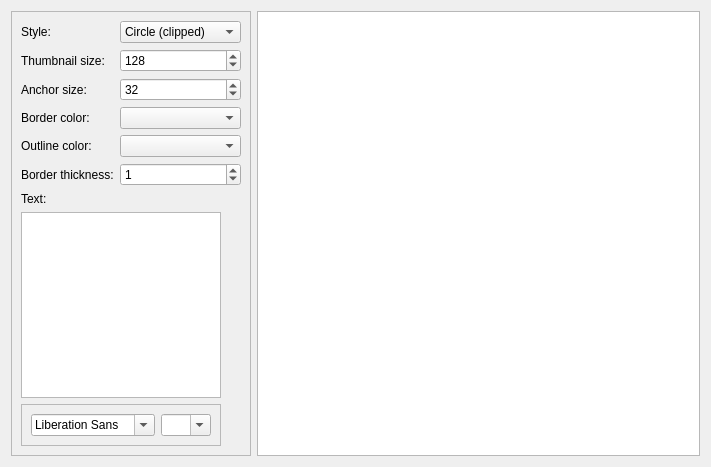
<?xml version="1.0" encoding="UTF-8"?>
<ui version="4.0">
 <class>StylePage</class>
 <widget class="QWizardPage" name="StylePage">
  <property name="geometry">
   <rect>
    <x>0</x>
    <y>0</y>
    <width>711</width>
    <height>467</height>
   </rect>
  </property>
  <property name="windowTitle">
   <string>WizardPage</string>
  </property>
  <layout class="QHBoxLayout" name="horizontalLayout">
   <item>
    <widget class="QFrame" name="frame">
     <property name="sizePolicy">
      <sizepolicy hsizetype="Maximum" vsizetype="Preferred">
       <horstretch>0</horstretch>
       <verstretch>0</verstretch>
      </sizepolicy>
     </property>
     <property name="maximumSize">
      <size>
       <width>300</width>
       <height>16777215</height>
      </size>
     </property>
     <property name="frameShape">
      <enum>QFrame::StyledPanel</enum>
     </property>
     <property name="frameShadow">
      <enum>QFrame::Raised</enum>
     </property>
     <layout class="QFormLayout" name="formLayout">
      <item row="0" column="0">
       <widget class="QLabel" name="label">
        <property name="minimumSize">
         <size>
          <width>75</width>
          <height>0</height>
         </size>
        </property>
        <property name="text">
         <string>Style:</string>
        </property>
        <property name="buddy">
         <cstring>styleCombo</cstring>
        </property>
       </widget>
      </item>
      <item row="0" column="1">
       <widget class="QComboBox" name="styleCombo">
        <property name="minimumSize">
         <size>
          <width>100</width>
          <height>0</height>
         </size>
        </property>
        <item>
         <property name="text">
          <string>Circle (clipped)</string>
         </property>
        </item>
        <item>
         <property name="text">
          <string>Square (clipped)</string>
         </property>
        </item>
        <item>
         <property name="text">
          <string>Ellipse</string>
         </property>
        </item>
        <item>
         <property name="text">
          <string>Rectangle</string>
         </property>
        </item>
       </widget>
      </item>
      <item row="1" column="0">
       <widget class="QLabel" name="label_2">
        <property name="text">
         <string>Thumbnail size:</string>
        </property>
        <property name="buddy">
         <cstring>thumbSize</cstring>
        </property>
       </widget>
      </item>
      <item row="1" column="1">
       <widget class="QSpinBox" name="thumbSize">
        <property name="maximum">
         <number>1000</number>
        </property>
        <property name="value">
         <number>128</number>
        </property>
       </widget>
      </item>
      <item row="2" column="0">
       <widget class="QLabel" name="label_3">
        <property name="text">
         <string>Anchor size:</string>
        </property>
        <property name="buddy">
         <cstring>anchorSize</cstring>
        </property>
       </widget>
      </item>
      <item row="2" column="1">
       <widget class="QSpinBox" name="anchorSize">
        <property name="maximum">
         <number>1000</number>
        </property>
        <property name="value">
         <number>32</number>
        </property>
       </widget>
      </item>
      <item row="3" column="0">
       <widget class="QLabel" name="label_4">
        <property name="text">
         <string>Border color:</string>
        </property>
        <property name="buddy">
         <cstring>color1</cstring>
        </property>
       </widget>
      </item>
      <item row="3" column="1">
       <widget class="ColorEditor" name="color1"/>
      </item>
      <item row="4" column="0">
       <widget class="QLabel" name="label_5">
        <property name="text">
         <string>Outline color:</string>
        </property>
        <property name="buddy">
         <cstring>color2</cstring>
        </property>
       </widget>
      </item>
      <item row="4" column="1">
       <widget class="ColorEditor" name="color2"/>
      </item>
      <item row="5" column="0">
       <widget class="QLabel" name="label_6">
        <property name="text">
         <string>Border thickness:</string>
        </property>
        <property name="buddy">
         <cstring>lineweight</cstring>
        </property>
       </widget>
      </item>
      <item row="5" column="1">
       <widget class="QSpinBox" name="lineweight">
        <property name="value">
         <number>1</number>
        </property>
       </widget>
      </item>
      <item row="6" column="0">
       <widget class="QLabel" name="label_7">
        <property name="text">
         <string>Text:</string>
        </property>
       </widget>
      </item>
      <item row="7" column="0" colspan="2">
       <widget class="QPlainTextEdit" name="text">
        <property name="sizePolicy">
         <sizepolicy hsizetype="Preferred" vsizetype="Preferred">
          <horstretch>0</horstretch>
          <verstretch>0</verstretch>
         </sizepolicy>
        </property>
        <property name="maximumSize">
         <size>
          <width>200</width>
          <height>16777215</height>
         </size>
        </property>
       </widget>
      </item>
      <item row="8" column="0" colspan="2">
       <widget class="QFrame" name="frame_2">
        <property name="maximumSize">
         <size>
          <width>200</width>
          <height>16777215</height>
         </size>
        </property>
        <property name="frameShape">
         <enum>QFrame::StyledPanel</enum>
        </property>
        <property name="frameShadow">
         <enum>QFrame::Raised</enum>
        </property>
        <layout class="QHBoxLayout" name="horizontalLayout_2">
         <item>
          <widget class="QFontComboBox" name="Font"/>
         </item>
         <item>
          <widget class="FontSizeCombo" name="fontSize">
           <property name="minimumSize">
            <size>
             <width>50</width>
             <height>0</height>
            </size>
           </property>
           <property name="editable">
            <bool>true</bool>
           </property>
          </widget>
         </item>
        </layout>
       </widget>
      </item>
     </layout>
    </widget>
   </item>
   <item>
    <widget class="GraphicsView" name="view2">
     <property name="minimumSize">
      <size>
       <width>0</width>
       <height>250</height>
      </size>
     </property>
    </widget>
   </item>
  </layout>
 </widget>
 <customwidgets>
  <customwidget>
   <class>GraphicsView</class>
   <extends>QGraphicsView</extends>
   <header>graphicsview.h</header>
  </customwidget>
  <customwidget>
   <class>ColorEditor</class>
   <extends>QComboBox</extends>
   <header>widgets.h</header>
  </customwidget>
  <customwidget>
   <class>FontSizeCombo</class>
   <extends>QComboBox</extends>
   <header>widgets.h</header>
  </customwidget>
 </customwidgets>
 <resources/>
 <connections/>
</ui>
